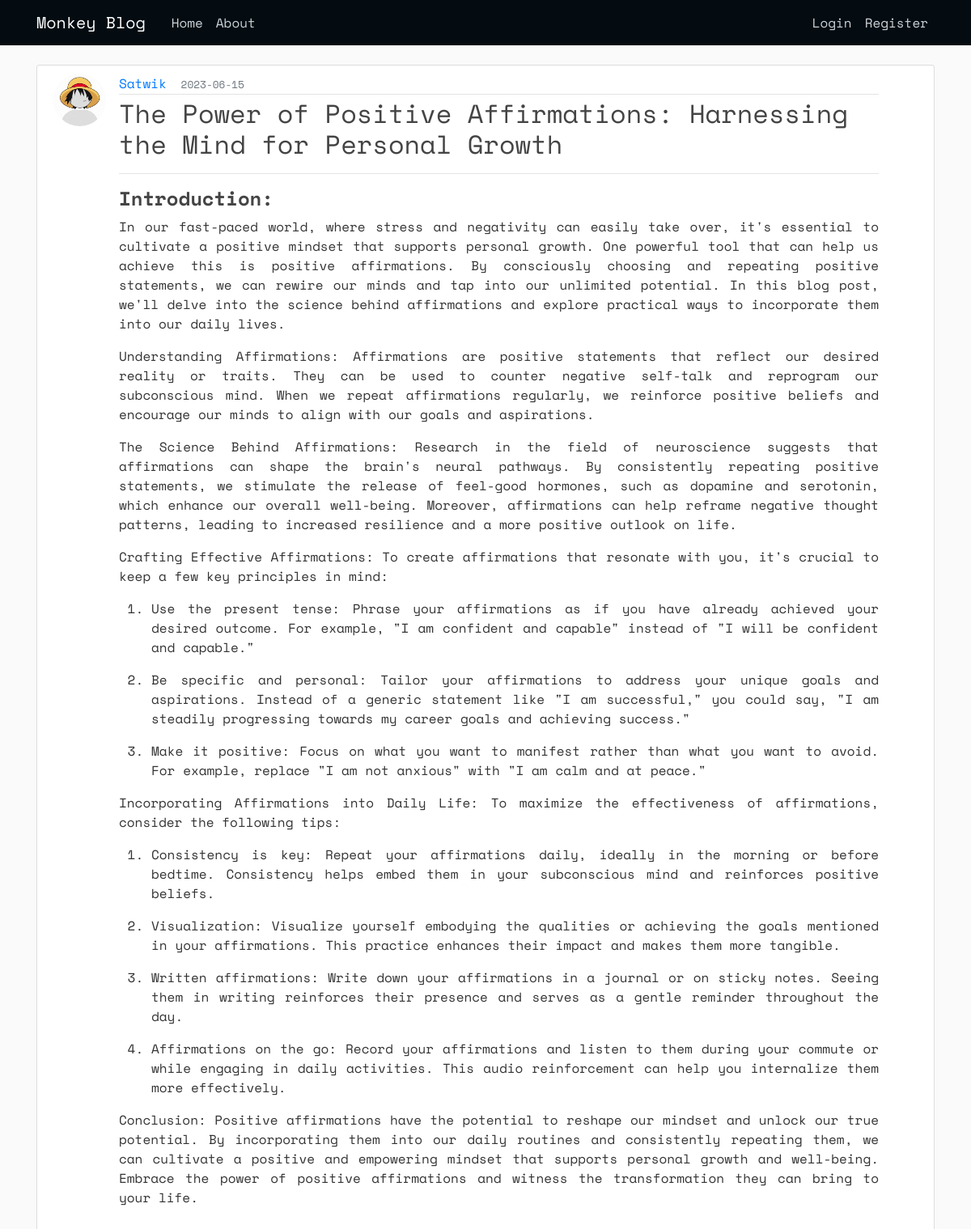
Screenshot of /post/2 with the database file from the repository.
### flaskblog/models.py (models this page shows, shortened)
class User(db.Model, UserMixin):
    id = db.Column(db.Integer, primary_key=True)
    username = db.Column(db.String(20),unique=True,nullable=False)
    email=db.Column(db.String(120),unique=True,nullable=False)
    image_file = db.Column(db.String(20),nullable=False,default='default.jpg')
    password=db.Column(db.String(60),nullable=False)
    posts = db.relationship('Post',backref='author',lazy=True)

class Post(db.Model):
    id = db.Column(db.Integer, primary_key=True)
    title = db.Column(db.String(100),nullable=False)
    date_posted = db.Column(db.DateTime,nullable=False,default=datetime.utcnow())
    desc = db.Column(db.Text,nullable=False)
    content = db.Column(db.Text,nullable=False)
    user_id = db.Column(db.Integer,db.ForeignKey('user.id'),nullable=False)

### flaskblog/posts/routes.py (the view)
@posts.route('/post/<int:post_id>')
def post(post_id):
    post = Post.query.get_or_404(post_id)
    return render_template('post.html',title = post.title, post=post)

### flaskblog/templates/post.html (shortened to what this page needs)
{% extends 'layout.html' %}
{% block hehe %}
<article class="media content-section">
    <img src="{{url_for('static',filename = 'pictures/' + post.author.image_file)}}" alt="" class="rounded-circle article-img">
    <div class="media-body mr-5">
        <div class="article-metadata">
            <a class="mr-2" href="#">{{ post.author.username }}</a>
            <small class="text-muted">{{ post.date_posted.strftime('%Y-%m-%d')}}</small>
        </div>
        <h2 class="article-title ">{{ post.title }}</h2>
        <hr>
        <p class="article-content "> {{ post.content|safe }}</p>
    </div>
</article>
{% endblock hehe%}

### flaskblog/static/main.css (style rules this page uses)
* { font-family: 'Space Mono', monospace; }
body { background: #fafafa; color: #333333; margin-top: 5rem; }
h1, h2, h3, h4, h5, h6 { color: #444444; }
.content-section { background: #ffffff; padding: 10px 20px; border: 1px solid #dddddd; border-radius: 3px; margin-bottom: 20px; }
.article-title { color: #444444; }
.article-content { white-space: pre-line; }
.article-img { height: 65px; width: 65px; margin-right: 16px; }
.article-metadata { padding-bottom: 1px; margin-bottom: 4px; border-bottom: 1px solid #e3e3e3 }

### rows the page displays
User: image_file (placeholder picture), author.username "Satwik"
Post: date_posted "2023-06-15", title "The Power of Positive Affirmations: Harnessing the Mind for Personal Growth", content "Introduction: In our fast-paced world, where stress and negativity can easily take over, it's essential to cultivate a positive mindset that supports personal growth. One powerful tool that can help us achieve this is positive affirmations. By consciously choosing and repeating positive statements, we can rewire our minds and tap into our unlimited potential. In this blog post, we'll delve into the science behind affirmations and explore practical ways to incorporate them into our daily lives. Understanding Affirmations: Affirmations are positive statements that reflect our desired reality or traits. They can be used to counter negative self-talk and reprogram our subconscious mind. When we…"
